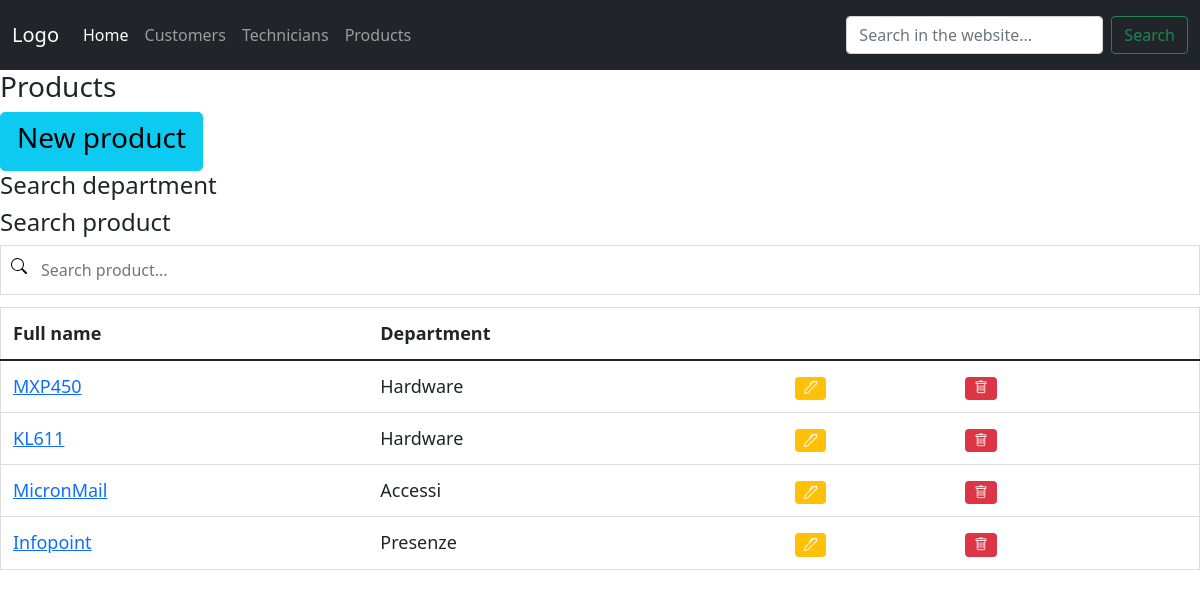
/product_list/, run on an earlier commit of the app's database.
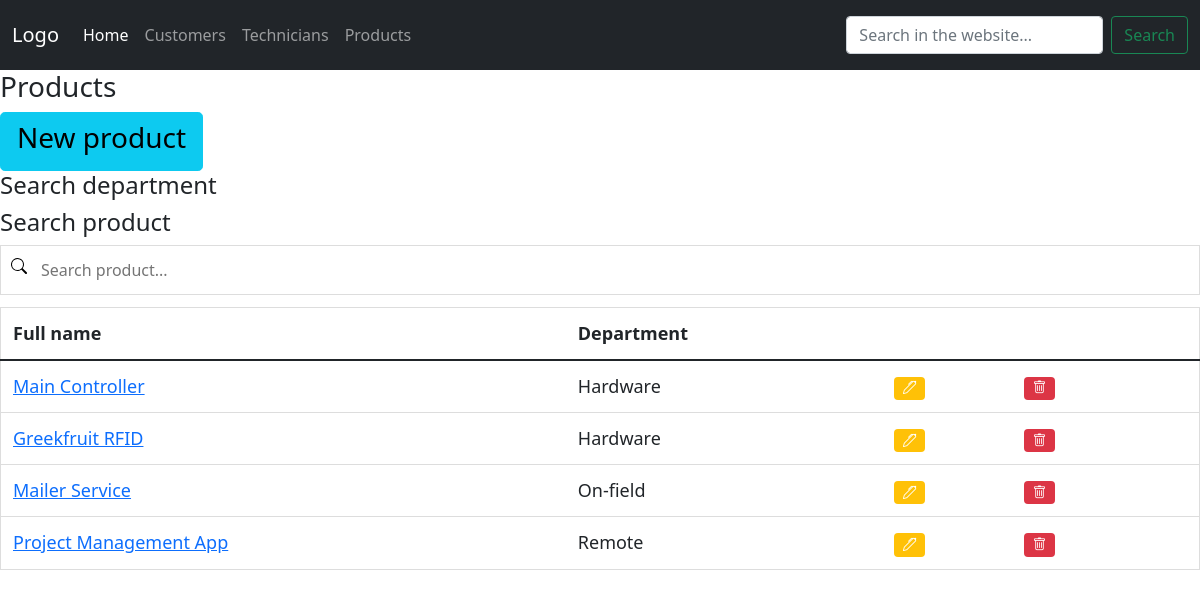
And on a later commit of the database.
### hotline/models.py (models this page shows, shortened)
class product(models.Model):
    name = models.CharField(max_length=50)
    department_id = ForeignKey('department', on_delete=models.PROTECT)
    description = models.TextField(blank=True, null=True)

class department(models.Model):
    name = models.CharField(max_length=50)
    subset = models.CharField(max_length=50)
    def __str__(self):
        return self.name

### hotline/views.py (the view)
# urls.py: path('product_list/', views.product_list, name='product_list')
def product_list(request):
    context = {
        'products': all_products
    }
    return render(request, 'hotline/product_list.html', context)

### hotline/templates/hotline/product_list.html
{% extends 'hotline/home.html' %}
{% block content %}
<h3>Products</h3>
<a href="{% url 'new_product' %}" class="btn btn-info btn-lg"><h3>New product</h3></a>
<h4>Search department</h4>
<h4>Search product</h4>
<input type="text" id="SearchInput" onkeyup="filterTable()" placeholder="Search product..." title="Type in a name">
<table id="searchableTable" class="table table-responsive table-hover">
    <thead class="thead dark">
        <tr>
            <th scope="col">Full name</th>
            <th scope="col">Department</th>
            <th scope="col"></th>
            <th scope="col"></th>
        </tr>
    </thead>
    <tbody>
        {% for product in products %}
        <tr>
            <td><a href="{% url 'product_detail' product.id %}">{{product.name}}</a></td>
            <td>{{product.department_id}}</td>
            <td><a href="#"><span class="badge bg-warning"><i class="bi bi-pen"></i></span></a></td>
            <td><a href="#"><span class="badge bg-danger"><i class="bi bi-trash"></i></span></a></td>
            <td></td>
        </tr>
        {% endfor %}
    </tbody>
</table>
{% endblock %}

What changed in the data, as far as the page shows it:
changed product: name "MXP450" → "Main Controller"
changed product: name "KL611" → "Greekfruit RFID"
changed product: name "MicronMail" → "Mailer Service"; department_id "Accessi" → "On-field"
changed product: name "Infopoint" → "Project Management App"; department_id "Presenze" → "Remote"
